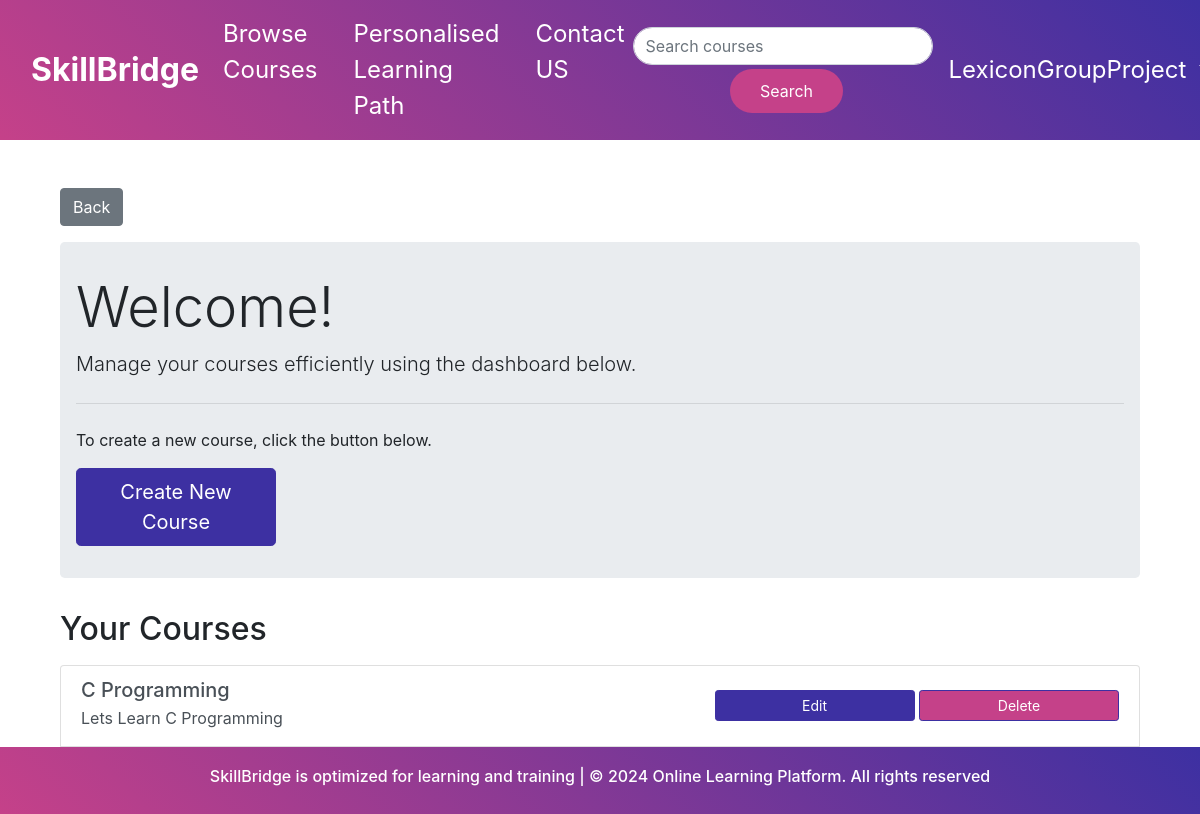
The app's page /instructor/ (signed in), older data.
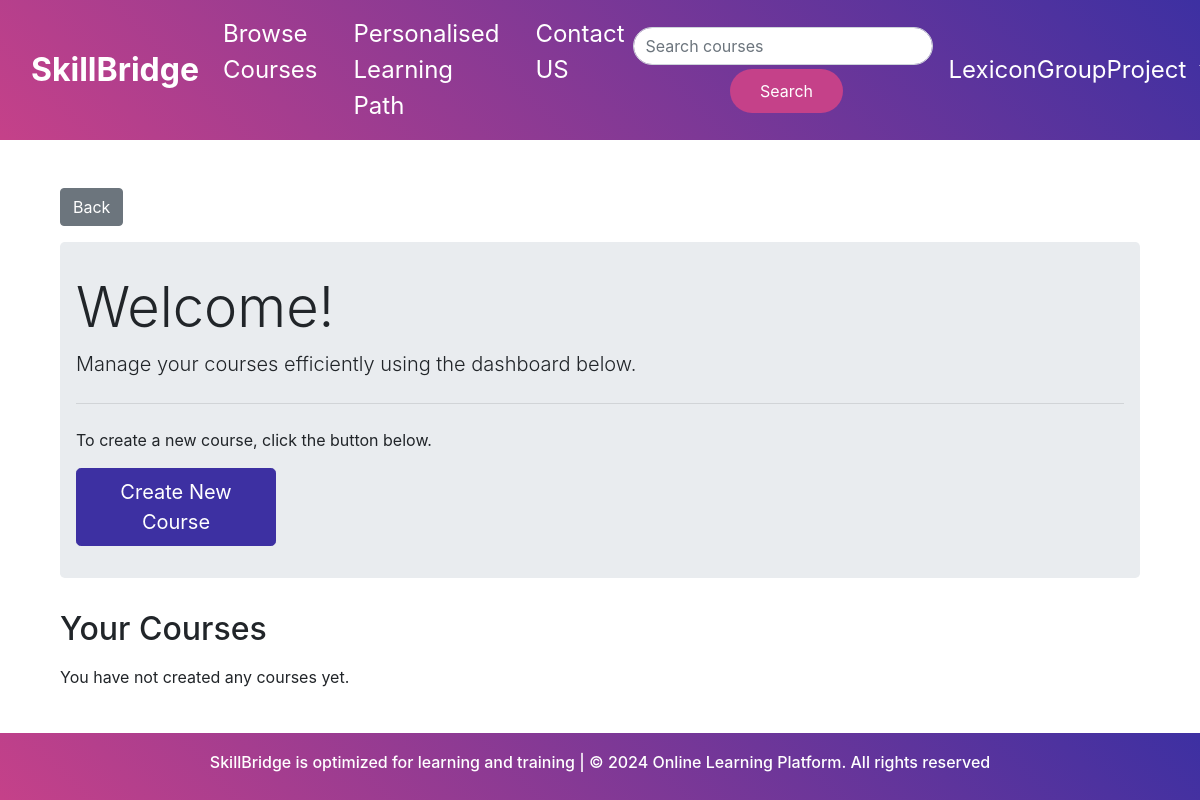
The same page, newer data.
### CourseApp/models.py (models this page shows, shortened)
class Course(models.Model):
    CATEGORY_CHOICES = [
        ('programming', 'Programming'),
        ('data_science', 'Data Science'),
        ('design', 'Design'),
        ('security', 'Security'),
        ('big_data', 'Big Data'),
        ('iot', 'Internet of Things (IoT)'),
        ('robotics', 'Robotics'),
        ('entrepreneurship', 'Entrepreneurship'),
        ('leadership', 'Leadership'),
        ('finance', 'Finance'),
        ('entrepreneurship', 'Entrepreneurship'),
    ]
    DIFFICULTY_CHOICES = [
        ('beginner', 'Beginner'),
        ('intermediate', 'Intermediate'),
        ('advanced', 'Advanced'),
    ]
    title = models.CharField(max_length=100)
    description = RichTextField()
    price = models.DecimalField(max_digits=10, decimal_places=2)
    image = models.ImageField(upload_to='course_images/', blank=True, null=True, default='default_course_image.jpg')
    author = models.CharField(max_length=100, default='Unknown Author')
    category = models.CharField(max_length=20, choices=CATEGORY_CHOICES, default='programming')
    difficulty_level = models.CharField(max_length=20, choices=DIFFICULTY_CHOICES, default='beginner')
    link = models.URLField(max_length=200, blank=True)

### InstructorApp/views.py (the view)
# urls.py: path('', views.instructor_dashboard, name='instructor_dashboard'),
@login_required
def instructor_dashboard(request):
    courses = Course.objects.filter(author=request.user.username)
    return render(request, 'InstructorApp/instructor_dashboard.html', {'courses': courses})

### InstructorApp/templates/InstructorApp/instructor_dashboard.html (shortened to what this page needs)
{% extends "base.html" %}
{% block content %}
<div class="container mt-5">
    <a class="btn btn-secondary mb-3" href="{% url 'course_list' %}">Back</a>
    <div class="jumbotron">
        <h1 class="display-4">Welcome!</h1>
        <p class="lead">Manage your courses efficiently using the dashboard below.</p>
        <hr class="my-4">
        <p>To create a new course, click the button below.</p>
        <a class="btn btn-primary btn-lg" style="width: 200px;background-color: #3d30a2; border-color: #3d30a2; color: white;" href="{% url 'create_course' %}" role="button">Create New Course</a>
    </div>
    <h2>Your Courses</h2>
    <div class="mt-3">
        {% if courses %}
            <div class="list-group">
                {% for course in courses %}
                    <div class="list-group-item list-group-item-action d-flex justify-content-between align-items-center">
                        <div>
                            <h5 class="mb-1">{{ course.title }}</h5>
                            <p class="mb-1">{{ course.description|truncatewords:20 }}</p>
                        </div>
                        <div>
                            <a href="{% url 'edit_course' course.id %}" style="width: 200px;background-color: #3d30a2; border-color: #3d30a2; color: white;" class="btn btn-secondary btn-sm">Edit</a>
                            <button type="button" style="width: 200px;background-color:  #c54189; border-color: #3d30a2; color: white;" class="btn btn-danger btn-sm" data-toggle="modal" data-target="#deleteModal{{ course.id }}">
                                Delete
                            </button>
                        </div>
                    </div>
                {% endfor %}
            </div>
        {% else %}
            <p class="mt-3">You have not created any courses yet.</p>
        {% endif %}
    </div>
</div>
{% endblock %}

Row changes from the older to the newer data that the page shows:
no longer on this page (row edited): Course: title "C Programming", description "Lets Learn C Programming"
Text that changed along with them:
text now shown: "You have not created any courses yet."
